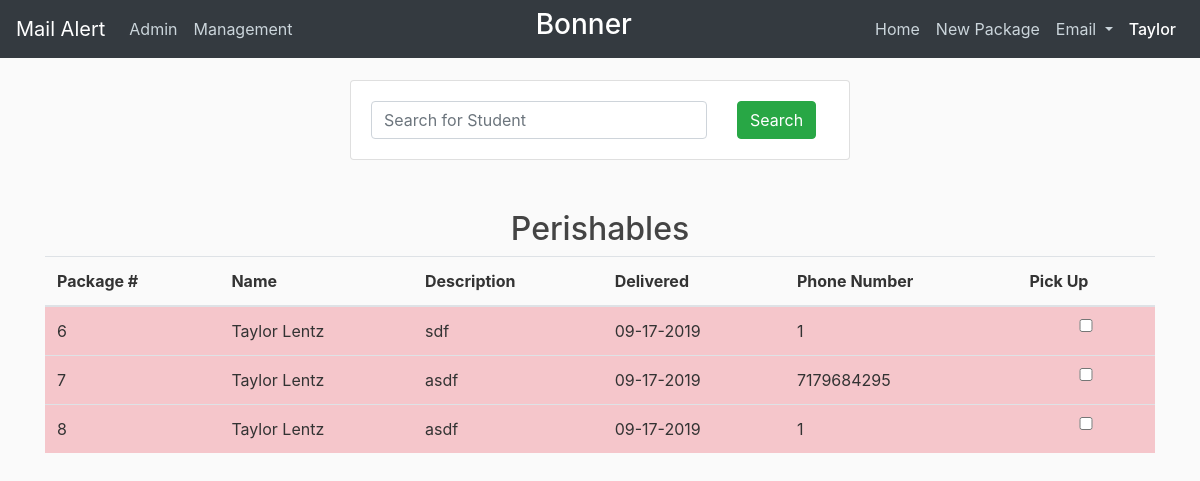
Before: /home (signed in) with the older database file.
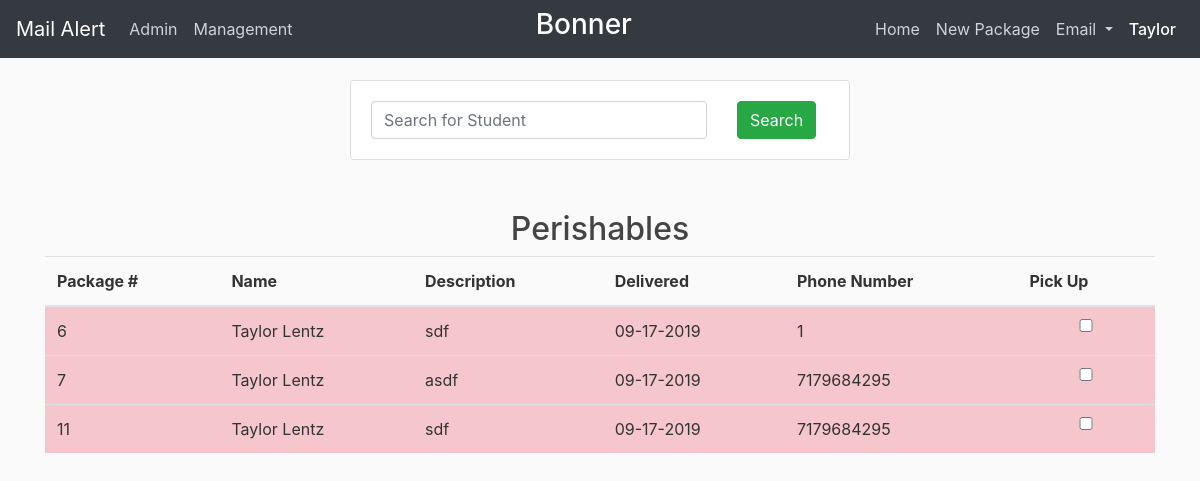
After: the same page with the newer database file.
### mailalert/models.py (models this page shows, shortened)
class Hall(db.Model):
    id = db.Column(db.Integer, primary_key=True)
    name = db.Column(db.String(100), unique=True, nullable=False)
    students = db.relationship('Student', backref='hall')
    employees = db.relationship('Employee', backref='hall')
    packages = db.relationship('Package', backref='hall')

class Employee(db.Model, UserMixin):
    id = db.Column(db.Integer, primary_key=True)
    hired_date = db.Column(db.DateTime, nullable=False, default=datetime.now)
    end_date = db.Column(db.DateTime)
    active = db.Column(db.Boolean, default=True)
    email = db.Column(db.String(120), unique=True, nullable=False)
    first_name = db.Column(db.String(100), nullable=False)
    last_name = db.Column(db.String(100), nullable=False)
    password = db.Column(db.String(60), nullable=False)
    access = db.Column(db.String, nullable=False, default="DR")
    hall_id = db.Column(db.Integer, db.ForeignKey('hall.id'))
    logins = db.relationship('Login', backref='employee')
    sent_mail = db.relationship('SentMail', backref='employee')
    inputted_packages = db.relationship(
        'Package', foreign_keys='[Package.employee_input_id]', backref='inputted')
    removed_packages = db.relationship(
        'Package', foreign_keys='[Package.employee_remove_id]', backref='removed')
    def is_admin(self):
        return self.access == 'Admin'
    def allowed(self, access_level):
        return ACCESS[self.access] >= ACCESS[access_level]

class Package(db.Model):
    id = db.Column(db.Integer, primary_key=True)
    status = db.Column(db.String(100), nullable=False, default="Active")
    description = db.Column(db.String(250), nullable=False)
    delivery_date = db.Column(
        db.DateTime, nullable=False, default=datetime.now)
    picked_up_date = db.Column(db.DateTime)
    perishable = db.Column(db.Boolean, default=False, nullable=False)
    student_id = db.Column(db.Integer, db.ForeignKey('student.id'))
    hall_id = db.Column(db.Integer, db.ForeignKey('hall.id'))
    employee_input_id = db.Column(db.Integer, db.ForeignKey('employee.id'))
    employee_remove_id = db.Column(db.Integer, db.ForeignKey('employee.id'))

class Student(db.Model):
    id = db.Column(db.Integer, primary_key=True)
    email = db.Column(db.String(100), unique=True, nullable=False)
    student_id = db.Column(db.String(9), unique=True, nullable=False)
    first_name = db.Column(db.String(100), nullable=False)
    last_name = db.Column(db.String(100), nullable=False)
    room_number = db.Column(db.String(6), nullable=False)
    phone_number = db.Column(db.String(15), unique=True)
    hall_id = db.Column(db.Integer, db.ForeignKey('hall.id'))
    packages = db.relationship('Package', backref='owner')

### mailalert/packages/routes.py (the view)
@packages.route("/", methods=['GET', 'POST'])
@packages.route("/home", methods=['GET', 'POST'])
@login_required
def home():
    package_pickup_form = PackagePickUpForm()
    student_search_form = StudentSearchForm()
    perishables = Package.query.filter_by(
        perishable=True, status="Active", hall=current_user.hall).all()
    if student_search_form.validate_on_submit():
        return redirect(url_for('packages.student_packages', student_id=student_search_form.student_id.data))
    return render_template('home.html', student_search_form=student_search_form,
                           package_pickup_form=package_pickup_form, perishables=perishables)

### mailalert/packages/forms.py (shortened to what this page needs)
class PackagePickUpForm(FlaskForm):
    pick_up = BooleanField('Pick up Package')
    student_id = HiddenField('Student ID')
    student_id_confirm = StringField('ID Confirm', validators=[
        DataRequired(message='Please enter a student ID')])
    confirm = SubmitField('Confirm')

### mailalert/main/forms.py (shortened to what this page needs)
class StudentSearchForm(FlaskForm):
    student_id = StringField('Student Identification', validators=[
        DataRequired(message="Please enter a student ID")])
    submit = SubmitField("Search")

### mailalert/models.py (called while the page is built)
@login_manager.user_loader
def load_user(id):
    return Employee.query.get(int(id))

### mailalert/templates/home.html (shortened to what this page needs)
{% extends "layout_with_navbar.html" %}
{%block content %}
<form action="" method="POST" onsubmit="cardReader()">
    <div class="card" style="width:500px; margin:0 auto;">
        <div class="card-body">
            <div class="row">
                <div class="col-9">
                    {% if student_search_form.student_id.errors %}
                        {{ student_search_form.student_id(class="form-control form-control-md is-invalid") }}
                        <div class="invalid-feedback">
                            {% for error in student_search_form.student_id.errors %}
                                <span>{{ error }}</span>
                            {% endfor %}
                        </div>
                    {% else %}
                        {{ student_search_form.student_id(class="form-control form-control-md", placeholder='Search for Student') }}
                    {% endif %}
                </div>
                <div class="col-3">
                    {{ student_search_form.submit(class="btn btn-success") }}
                </div>
            </div>
        </div>
    </div>
</form>
{% if perishables %}
<form id=pickup_form>
    <div class="perishables">
        <h2 class=text-center>Perishables</h2>
        <div class='fixed-header'>
            <table id="packagesTable" class="table table-striped table-hover">
                <thead>
                    <tr>
                        <th>Package&nbsp;#</th>
                        <th>Name</th>
                        <th>Description</th>
                        <th id="deliveryDateLabel">Delivered</th>
                        <th>Phone Number</th>
                        <th>Pick&nbsp;Up</th>
                    </tr>
                </thead>
                <tbody>
                    {% for perishable in perishables %}
                        <tr class="table-danger" data-status="{{ perishable.status }}">
                            <td>{{ perishable.id }}</td>
                            <td>{{ perishable.owner.first_name }} {{ perishable.owner.last_name }}</td>
                            <td>{{ perishable.description }}</td>
                            <td>{{ perishable.delivery_date.strftime('%m-%d-%Y') }}</td>
                            <td>{{ perishable.owner.phone_number }}</td>
                            <td>{{ package_pickup_form.pick_up(class="form-control form-control-md", value=perishable.id) }}</td>
                        </tr>
                    {% endfor %}
                </tbody>
            </table>
        </div>
    </div>
</form>
 <div class="col">
</div>
{% endif %}
{% endblock %}

### mailalert/templates/layout_with_navbar.html (shortened to what this page needs)
<!DOCTYPE html>
<html>
<head>
  <link rel="stylesheet" href="https://maxcdn.bootstrapcdn.com/bootstrap/4.0.0/css/bootstrap.min.css"
>
  <link rel="stylesheet" type="text/css" href="{{ url_for('static', filename='main.css') }}">
  <link rel="stylesheet" href="https://maxcdn.bootstrapcdn.com/font-awesome/4.7.0/css/font-awesome.min.css">
</head>
<body>
  <header class="site-header">
    <nav class="navbar navbar-expand-lg navbar-dark bg-dark fixed-top">
      <a class="navbar-brand" href="/">Mail Alert</a>
      <div class="collapse navbar-collapse" id="navbarNavDropdown">
        <ul class="navbar-nav">
          {% if current_user.is_authenticated %}
            {% if current_user.is_admin() %}
              <li class="nav-item">
                <a class="nav-link" href="{{ url_for('admin.index') }}">Admin<span class="sr-only">(current)</span></a>
              </li>
            {% endif %}
            {% if current_user.allowed('Building Director') %}
              <li class="nav-item">
                <a class="nav-link" href="{{ url_for('employees.management') }}">Management<span class="sr-only">(current)</span></a>
              </li>
            {% endif %}
          {% endif %}
        </ul>
        <ul class="navbar-nav ml-auto">
          <li class="nav-item">
            <h3 class="working-hall">{{current_user.hall.name}}</h3>
          </li>
        </ul>
        <ul class="navbar-nav ml-auto">
          <li class="nav-item">
            <a class="nav-link" href="/">Home <span class="sr-only">(current)</span></a>
          </li>
          <li class="nav-item">
            <a class="nav-link" href="{{ url_for('packages.newPackage') }}">New Package<span class="sr-only">(current)</span></a>
          </li>
          <li class="nav-item dropdown">
            <a class="nav-link dropdown-toggle" href="#" id="navbarDropdownMenuLink" data-toggle="dropdown"
              aria-haspopup="true" aria-expanded="false">
              Email
            </a>
          </li>
          <li class="nav-item dropdown">
            <a class="nav-link active" href="#" id="currentUserDropDown" data-toggle="dropdown"
              aria-haspopup="true" aria-expanded="false">
              {{ current_user.first_name }}
            </a>
          </li>
        </ul>
      </div>
    </nav>
  </header>
  <main role="main" class="container">
    <div class="row">
      <div class="col-md-12">
        {% block content %}{% endblock %}
      </div>
    </div>
  </main>
</body>
</html>

### mailalert/static/main.css (style rules this page uses)
body { background: #fafafa; color: #333333; margin-top: 5rem; }
h1, h2, h3, h4, h5, h6 { color: #444444; }
.site-header .navbar-nav .nav-link { color: #cbd5db; }
.site-header .navbar-nav .nav-link.active { font-weight: 500; }
.working-hall { color: white; }
.fixed-header { max-height: 385px; overflow-y: auto; }
.fixed-header thead th { position: sticky; top: 0; background: #fafafa; }
.perishables { padding-top: 50px; }

Changed rows visible on the page:
no longer on this page (row edited): Package: id "8", owner.first_name "Taylor", owner.last_name "Lentz", description "asdf", delivery_date "09-17-2019", owner.phone_number "1"
added Package: id "11", owner.first_name "Taylor", owner.last_name "Lentz", description "sdf", delivery_date "09-17-2019", owner.phone_number "7179684295"
